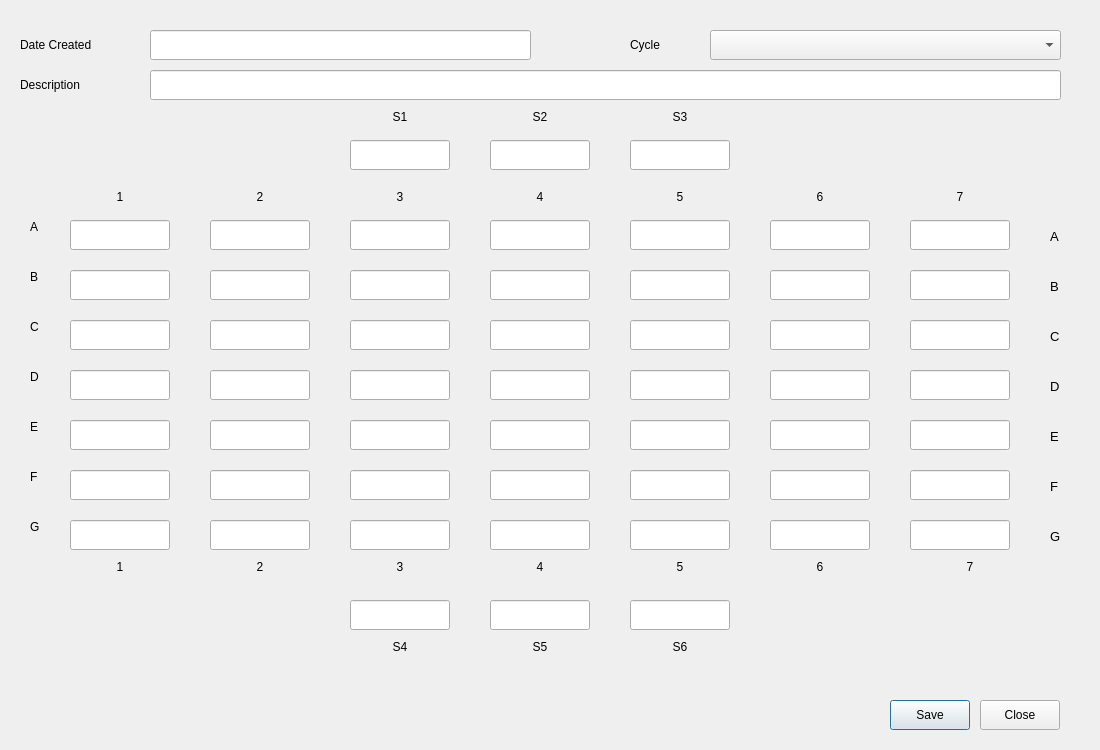
 <widget class="QDialog" name="dialogPlanchet">
  <property name="geometry">
   <rect>
    <x>0</x>
    <y>0</y>
    <width>1100</width>
    <height>750</height>
   </rect>
  </property>
  <property name="windowTitle">
   <string>New Planchet</string>
  </property>
  <property name="windowIcon">
   <iconset resource="main.qrc">
    <normaloff>:/main/iconGTRun.svg</normaloff>
    <disabledoff>:/main/iconGTRun.svg</disabledoff>
    <selectedoff>:/main/iconGTRun.svg</selectedoff>:/main/iconGTRun.svg</iconset>
  </property>
  <property name="styleSheet">
   <string notr="true">font: 10pt &quot;Segoe UI&quot;;</string>
  </property>
  <property name="modal">
   <bool>true</bool>
  </property>
  <widget class="QLineEdit" name="lineS1">
   <property name="geometry">
    <rect>
     <x>350</x>
     <y>140</y>
     <width>100</width>
     <height>30</height>
    </rect>
   </property>
   <property name="text">
    <string/>
   </property>
  </widget>
  <widget class="QLineEdit" name="lineS2">
   <property name="geometry">
    <rect>
     <x>490</x>
     <y>140</y>
     <width>100</width>
     <height>30</height>
    </rect>
   </property>
   <property name="text">
    <string/>
   </property>
  </widget>
  <widget class="QLineEdit" name="lineS3">
   <property name="geometry">
    <rect>
     <x>630</x>
     <y>140</y>
     <width>100</width>
     <height>30</height>
    </rect>
   </property>
   <property name="text">
    <string/>
   </property>
  </widget>
  <widget class="QLineEdit" name="lineA3">
   <property name="geometry">
    <rect>
     <x>350</x>
     <y>220</y>
     <width>100</width>
     <height>30</height>
    </rect>
   </property>
   <property name="text">
    <string/>
   </property>
  </widget>
  <widget class="QLineEdit" name="lineA4">
   <property name="geometry">
    <rect>
     <x>490</x>
     <y>220</y>
     <width>100</width>
     <height>30</height>
    </rect>
   </property>
   <property name="text">
    <string/>
   </property>
  </widget>
  <widget class="QLineEdit" name="lineA2">
   <property name="geometry">
    <rect>
     <x>210</x>
     <y>220</y>
     <width>100</width>
     <height>30</height>
    </rect>
   </property>
   <property name="text">
    <string/>
   </property>
  </widget>
  <widget class="QLineEdit" name="lineA6">
   <property name="geometry">
    <rect>
     <x>770</x>
     <y>220</y>
     <width>100</width>
     <height>30</height>
    </rect>
   </property>
   <property name="text">
    <string/>
   </property>
  </widget>
  <widget class="QLineEdit" name="lineA7">
   <property name="geometry">
    <rect>
     <x>910</x>
     <y>220</y>
     <width>100</width>
     <height>30</height>
    </rect>
   </property>
   <property name="text">
    <string/>
   </property>
  </widget>
  <widget class="QLineEdit" name="lineA5">
   <property name="geometry">
    <rect>
     <x>630</x>
     <y>220</y>
     <width>100</width>
     <height>30</height>
    </rect>
   </property>
   <property name="text">
    <string/>
   </property>
  </widget>
  <widget class="QLineEdit" name="lineA1">
   <property name="geometry">
    <rect>
     <x>70</x>
     <y>220</y>
     <width>100</width>
     <height>30</height>
    </rect>
   </property>
   <property name="text">
    <string/>
   </property>
  </widget>
  <widget class="QLineEdit" name="lineB6">
   <property name="geometry">
    <rect>
     <x>770</x>
     <y>270</y>
     <width>100</width>
     <height>30</height>
    </rect>
   </property>
   <property name="text">
    <string/>
   </property>
  </widget>
  <widget class="QLineEdit" name="lineB2">
   <property name="geometry">
    <rect>
     <x>210</x>
     <y>270</y>
     <width>100</width>
     <height>30</height>
    </rect>
   </property>
   <property name="text">
    <string/>
   </property>
  </widget>
  <widget class="QLineEdit" name="lineB5">
   <property name="geometry">
    <rect>
     <x>630</x>
     <y>270</y>
     <width>100</width>
     <height>30</height>
    </rect>
   </property>
   <property name="text">
    <string/>
   </property>
  </widget>
  <widget class="QLineEdit" name="lineB3">
   <property name="geometry">
    <rect>
     <x>350</x>
     <y>270</y>
     <width>100</width>
     <height>30</height>
    </rect>
   </property>
   <property name="text">
    <string/>
   </property>
  </widget>
  <widget class="QLineEdit" name="lineB7">
   <property name="geometry">
    <rect>
     <x>910</x>
     <y>270</y>
     <width>100</width>
     <height>30</height>
    </rect>
   </property>
   <property name="text">
    <string/>
   </property>
  </widget>
  <widget class="QLineEdit" name="lineB1">
   <property name="geometry">
    <rect>
     <x>70</x>
     <y>270</y>
     <width>100</width>
     <height>30</height>
    </rect>
   </property>
   <property name="text">
    <string/>
   </property>
  </widget>
  <widget class="QLineEdit" name="lineB4">
   <property name="geometry">
    <rect>
     <x>490</x>
     <y>270</y>
     <width>100</width>
     <height>30</height>
    </rect>
   </property>
   <property name="text">
    <string/>
   </property>
  </widget>
  <widget class="QLineEdit" name="lineC6">
   <property name="geometry">
    <rect>
     <x>770</x>
     <y>320</y>
     <width>100</width>
     <height>30</height>
    </rect>
   </property>
   <property name="text">
    <string/>
   </property>
  </widget>
  <widget class="QLineEdit" name="lineC2">
   <property name="geometry">
    <rect>
     <x>210</x>
     <y>320</y>
     <width>100</width>
     <height>30</height>
    </rect>
   </property>
   <property name="text">
    <string/>
   </property>
  </widget>
  <widget class="QLineEdit" name="lineC5">
   <property name="geometry">
    <rect>
     <x>630</x>
     <y>320</y>
     <width>100</width>
     <height>30</height>
    </rect>
   </property>
   <property name="text">
    <string/>
   </property>
  </widget>
  <widget class="QLineEdit" name="lineC3">
   <property name="geometry">
    <rect>
     <x>350</x>
     <y>320</y>
     <width>100</width>
     <height>30</height>
    </rect>
   </property>
   <property name="text">
    <string/>
   </property>
  </widget>
  <widget class="QLineEdit" name="lineC7">
   <property name="geometry">
    <rect>
     <x>910</x>
     <y>320</y>
     <width>100</width>
     <height>30</height>
    </rect>
   </property>
   <property name="text">
    <string/>
   </property>
  </widget>
  <widget class="QLineEdit" name="lineC1">
   <property name="geometry">
    <rect>
     <x>70</x>
     <y>320</y>
     <width>100</width>
     <height>30</height>
    </rect>
   </property>
   <property name="text">
    <string/>
   </property>
  </widget>
  <widget class="QLineEdit" name="lineC4">
   <property name="geometry">
    <rect>
     <x>490</x>
     <y>320</y>
     <width>100</width>
     <height>30</height>
    </rect>
   </property>
   <property name="text">
    <string/>
   </property>
  </widget>
  <widget class="QLineEdit" name="lineD6">
   <property name="geometry">
    <rect>
     <x>770</x>
     <y>370</y>
     <width>100</width>
     <height>30</height>
    </rect>
   </property>
   <property name="text">
    <string/>
   </property>
  </widget>
  <widget class="QLineEdit" name="lineD2">
   <property name="geometry">
    <rect>
     <x>210</x>
     <y>370</y>
     <width>100</width>
     <height>30</height>
    </rect>
   </property>
   <property name="text">
    <string/>
   </property>
  </widget>
  <widget class="QLineEdit" name="lineD5">
   <property name="geometry">
    <rect>
     <x>630</x>
     <y>370</y>
     <width>100</width>
     <height>30</height>
    </rect>
   </property>
   <property name="text">
    <string/>
   </property>
  </widget>
  <widget class="QLineEdit" name="lineD3">
   <property name="geometry">
    <rect>
     <x>350</x>
     <y>370</y>
     <width>100</width>
     <height>30</height>
    </rect>
   </property>
   <property name="text">
    <string/>
   </property>
  </widget>
  <widget class="QLineEdit" name="lineD7">
   <property name="geometry">
    <rect>
     <x>910</x>
     <y>370</y>
     <width>100</width>
     <height>30</height>
    </rect>
   </property>
   <property name="text">
    <string/>
   </property>
  </widget>
  <widget class="QLineEdit" name="lineD1">
   <property name="geometry">
    <rect>
     <x>70</x>
     <y>370</y>
     <width>100</width>
     <height>30</height>
    </rect>
   </property>
   <property name="text">
    <string/>
   </property>
  </widget>
  <widget class="QLineEdit" name="lineD4">
   <property name="geometry">
    <rect>
     <x>490</x>
     <y>370</y>
     <width>100</width>
     <height>30</height>
    </rect>
   </property>
   <property name="text">
    <string/>
   </property>
  </widget>
  <widget class="QLineEdit" name="lineE6">
   <property name="geometry">
    <rect>
     <x>770</x>
     <y>420</y>
     <width>100</width>
     <height>30</height>
    </rect>
   </property>
   <property name="text">
    <string/>
   </property>
  </widget>
  <widget class="QLineEdit" name="lineE2">
   <property name="geometry">
    <rect>
     <x>210</x>
     <y>420</y>
     <width>100</width>
     <height>30</height>
    </rect>
   </property>
   <property name="text">
    <string/>
   </property>
  </widget>
  <widget class="QLineEdit" name="lineE5">
   <property name="geometry">
    <rect>
     <x>630</x>
     <y>420</y>
     <width>100</width>
     <height>30</height>
    </rect>
   </property>
   <property name="text">
    <string/>
   </property>
  </widget>
  <widget class="QLineEdit" name="lineE3">
   <property name="geometry">
    <rect>
     <x>350</x>
     <y>420</y>
     <width>100</width>
     <height>30</height>
    </rect>
   </property>
   <property name="text">
    <string/>
   </property>
  </widget>
  <widget class="QLineEdit" name="lineE7">
   <property name="geometry">
    <rect>
     <x>910</x>
     <y>420</y>
     <width>100</width>
     <height>30</height>
    </rect>
   </property>
   <property name="text">
    <string/>
   </property>
  </widget>
  <widget class="QLineEdit" name="lineE1">
   <property name="geometry">
    <rect>
     <x>70</x>
     <y>420</y>
     <width>100</width>
     <height>30</height>
    </rect>
   </property>
   <property name="text">
    <string/>
   </property>
  </widget>
  <widget class="QLineEdit" name="lineE4">
   <property name="geometry">
    <rect>
     <x>490</x>
     <y>420</y>
     <width>100</width>
     <height>30</height>
    </rect>
   </property>
   <property name="text">
    <string/>
   </property>
  </widget>
  <widget class="QLineEdit" name="lineF6">
   <property name="geometry">
    <rect>
     <x>770</x>
     <y>470</y>
     <width>100</width>
     <height>30</height>
    </rect>
   </property>
   <property name="text">
    <string/>
   </property>
  </widget>
  <widget class="QLineEdit" name="lineF2">
   <property name="geometry">
    <rect>
     <x>210</x>
     <y>470</y>
     <width>100</width>
     <height>30</height>
    </rect>
   </property>
   <property name="text">
    <string/>
   </property>
  </widget>
  <widget class="QLineEdit" name="lineF5">
   <property name="geometry">
    <rect>
     <x>630</x>
     <y>470</y>
     <width>100</width>
     <height>30</height>
    </rect>
   </property>
   <property name="text">
    <string/>
   </property>
  </widget>
  <widget class="QLineEdit" name="lineF3">
   <property name="geometry">
    <rect>
     <x>350</x>
     <y>470</y>
     <width>100</width>
     <height>30</height>
    </rect>
   </property>
   <property name="text">
    <string/>
   </property>
  </widget>
  <widget class="QLineEdit" name="lineF7">
   <property name="geometry">
    <rect>
     <x>910</x>
     <y>470</y>
     <width>100</width>
     <height>30</height>
    </rect>
   </property>
   <property name="text">
    <string/>
   </property>
  </widget>
  <widget class="QLineEdit" name="lineF1">
   <property name="geometry">
    <rect>
     <x>70</x>
     <y>470</y>
     <width>100</width>
     <height>30</height>
    </rect>
   </property>
   <property name="text">
    <string/>
   </property>
  </widget>
  <widget class="QLineEdit" name="lineF4">
   <property name="geometry">
    <rect>
     <x>490</x>
     <y>470</y>
     <width>100</width>
     <height>30</height>
    </rect>
   </property>
   <property name="text">
    <string/>
   </property>
  </widget>
  <widget class="QLineEdit" name="lineG6">
   <property name="geometry">
    <rect>
     <x>770</x>
     <y>520</y>
     <width>100</width>
     <height>30</height>
    </rect>
   </property>
   <property name="text">
    <string/>
   </property>
  </widget>
  <widget class="QLineEdit" name="lineG2">
   <property name="geometry">
    <rect>
     <x>210</x>
     <y>520</y>
     <width>100</width>
     <height>30</height>
    </rect>
   </property>
   <property name="text">
    <string/>
   </property>
  </widget>
  <widget class="QLineEdit" name="lineG5">
   <property name="geometry">
    <rect>
     <x>630</x>
     <y>520</y>
     <width>100</width>
     <height>30</height>
    </rect>
   </property>
   <property name="text">
    <string/>
   </property>
  </widget>
  <widget class="QLineEdit" name="lineG3">
   <property name="geometry">
    <rect>
     <x>350</x>
     <y>520</y>
     <width>100</width>
     <height>30</height>
    </rect>
   </property>
   <property name="text">
    <string/>
   </property>
  </widget>
  <widget class="QLineEdit" name="lineG7">
   <property name="geometry">
    <rect>
     <x>910</x>
     <y>520</y>
     <width>100</width>
     <height>30</height>
    </rect>
   </property>
   <property name="text">
    <string/>
   </property>
  </widget>
  <widget class="QLineEdit" name="lineG1">
   <property name="geometry">
    <rect>
     <x>70</x>
     <y>520</y>
     <width>100</width>
     <height>30</height>
    </rect>
   </property>
   <property name="text">
    <string/>
   </property>
  </widget>
  <widget class="QLineEdit" name="lineG4">
   <property name="geometry">
    <rect>
     <x>490</x>
     <y>520</y>
     <width>100</width>
     <height>30</height>
    </rect>
   </property>
   <property name="text">
    <string/>
   </property>
  </widget>
  <widget class="QLineEdit" name="lineS5">
   <property name="geometry">
    <rect>
     <x>490</x>
     <y>600</y>
     <width>100</width>
     <height>30</height>
    </rect>
   </property>
   <property name="text">
    <string/>
   </property>
  </widget>
  <widget class="QLineEdit" name="lineS6">
   <property name="geometry">
    <rect>
     <x>630</x>
     <y>600</y>
     <width>100</width>
     <height>30</height>
    </rect>
   </property>
   <property name="text">
    <string/>
   </property>
  </widget>
  <widget class="QLineEdit" name="lineS4">
   <property name="geometry">
    <rect>
     <x>350</x>
     <y>600</y>
     <width>100</width>
     <height>30</height>
    </rect>
   </property>
   <property name="text">
    <string/>
   </property>
  </widget>
  <widget class="QLineEdit" name="lineDescription">
   <property name="geometry">
    <rect>
     <x>150</x>
     <y>70</y>
     <width>911</width>
     <height>30</height>
    </rect>
   </property>
  </widget>
  <widget class="QLabel" name="label_9">
   <property name="geometry">
    <rect>
     <x>20</x>
     <y>70</y>
     <width>121</width>
     <height>30</height>
    </rect>
   </property>
   <property name="text">
    <string>Description</string>
   </property>
   <property name="scaledContents">
    <bool>true</bool>
   </property>
  </widget>
  <widget class="QLabel" name="label_10">
   <property name="geometry">
    <rect>
     <x>20</x>
     <y>30</y>
     <width>121</width>
     <height>30</height>
    </rect>
   </property>
   <property name="text">
    <string>Date Created</string>
   </property>
   <property name="scaledContents">
    <bool>true</bool>
   </property>
  </widget>
  <widget class="QLineEdit" name="lineDate">
   <property name="enabled">
    <bool>true</bool>
   </property>
   <property name="geometry">
    <rect>
     <x>150</x>
     <y>30</y>
     <width>381</width>
     <height>30</height>
    </rect>
   </property>
   <property name="styleSheet">
    <string notr="true"/>
   </property>
   <property name="readOnly">
    <bool>true</bool>
   </property>
  </widget>
  <widget class="QLabel" name="label">
   <property name="geometry">
    <rect>
     <x>390</x>
     <y>110</y>
     <width>20</width>
     <height>13</height>
    </rect>
   </property>
   <property name="text">
    <string>S1</string>
   </property>
   <property name="scaledContents">
    <bool>true</bool>
   </property>
   <property name="alignment">
    <set>Qt::AlignCenter</set>
   </property>
  </widget>
  <widget class="QLabel" name="label_2">
   <property name="geometry">
    <rect>
     <x>530</x>
     <y>110</y>
     <width>20</width>
     <height>13</height>
    </rect>
   </property>
   <property name="text">
    <string>S2</string>
   </property>
   <property name="scaledContents">
    <bool>true</bool>
   </property>
   <property name="alignment">
    <set>Qt::AlignCenter</set>
   </property>
  </widget>
  <widget class="QLabel" name="label_3">
   <property name="geometry">
    <rect>
     <x>670</x>
     <y>110</y>
     <width>20</width>
     <height>13</height>
    </rect>
   </property>
   <property name="text">
    <string>S3</string>
   </property>
   <property name="scaledContents">
    <bool>true</bool>
   </property>
   <property name="alignment">
    <set>Qt::AlignCenter</set>
   </property>
  </widget>
  <widget class="QLabel" name="label_4">
   <property name="geometry">
    <rect>
     <x>30</x>
     <y>220</y>
     <width>20</width>
     <height>13</height>
    </rect>
   </property>
   <property name="text">
    <string>A</string>
   </property>
   <property name="scaledContents">
    <bool>true</bool>
   </property>
  </widget>
  <widget class="QLabel" name="label_5">
   <property name="geometry">
    <rect>
     <x>30</x>
     <y>270</y>
     <width>20</width>
     <height>13</height>
    </rect>
   </property>
   <property name="text">
    <string>B</string>
   </property>
   <property name="scaledContents">
    <bool>true</bool>
   </property>
  </widget>
  <widget class="QLabel" name="label_6">
   <property name="geometry">
    <rect>
     <x>30</x>
     <y>320</y>
     <width>20</width>
     <height>13</height>
    </rect>
   </property>
   <property name="text">
    <string>C</string>
   </property>
   <property name="scaledContents">
    <bool>true</bool>
   </property>
  </widget>
  <widget class="QLabel" name="label_7">
   <property name="geometry">
    <rect>
     <x>30</x>
     <y>370</y>
     <width>20</width>
     <height>13</height>
    </rect>
   </property>
   <property name="text">
    <string>D</string>
   </property>
   <property name="scaledContents">
    <bool>true</bool>
   </property>
  </widget>
  <widget class="QLabel" name="label_8">
   <property name="geometry">
    <rect>
     <x>30</x>
     <y>420</y>
     <width>20</width>
     <height>13</height>
    </rect>
   </property>
   <property name="text">
    <string>E</string>
   </property>
   <property name="scaledContents">
    <bool>true</bool>
   </property>
  </widget>
  <widget class="QLabel" name="label_11">
   <property name="geometry">
    <rect>
     <x>30</x>
     <y>470</y>
     <width>20</width>
     <height>13</height>
    </rect>
   </property>
   <property name="text">
    <string>F</string>
   </property>
   <property name="scaledContents">
    <bool>true</bool>
   </property>
  </widget>
  <widget class="QLabel" name="label_12">
   <property name="geometry">
    <rect>
     <x>30</x>
     <y>520</y>
     <width>20</width>
     <height>13</height>
    </rect>
   </property>
   <property name="text">
    <string>G</string>
   </property>
   <property name="scaledContents">
    <bool>true</bool>
   </property>
  </widget>
  <widget class="QLabel" name="label_13">
   <property name="geometry">
    <rect>
     <x>110</x>
     <y>190</y>
     <width>20</width>
     <height>13</height>
    </rect>
   </property>
   <property name="text">
    <string>1</string>
   </property>
   <property name="scaledContents">
    <bool>true</bool>
   </property>
   <property name="alignment">
    <set>Qt::AlignCenter</set>
   </property>
  </widget>
  <widget class="QLabel" name="label_14">
   <property name="geometry">
    <rect>
     <x>250</x>
     <y>190</y>
     <width>20</width>
     <height>13</height>
    </rect>
   </property>
   <property name="text">
    <string>2</string>
   </property>
   <property name="scaledContents">
    <bool>true</bool>
   </property>
   <property name="alignment">
    <set>Qt::AlignCenter</set>
   </property>
  </widget>
  <widget class="QLabel" name="label_15">
   <property name="geometry">
    <rect>
     <x>390</x>
     <y>190</y>
     <width>20</width>
     <height>13</height>
    </rect>
   </property>
   <property name="text">
    <string>3</string>
   </property>
   <property name="scaledContents">
    <bool>true</bool>
   </property>
   <property name="alignment">
    <set>Qt::AlignCenter</set>
   </property>
  </widget>
  <widget class="QLabel" name="label_16">
   <property name="geometry">
    <rect>
     <x>530</x>
     <y>190</y>
     <width>20</width>
     <height>13</height>
    </rect>
   </property>
   <property name="text">
    <string>4</string>
   </property>
   <property name="scaledContents">
    <bool>true</bool>
   </property>
   <property name="alignment">
    <set>Qt::AlignCenter</set>
   </property>
  </widget>
  <widget class="QLabel" name="label_17">
   <property name="geometry">
    <rect>
     <x>670</x>
     <y>190</y>
     <width>20</width>
     <height>13</height>
    </rect>
   </property>
   <property name="text">
    <string>5</string>
   </property>
   <property name="scaledContents">
    <bool>true</bool>
   </property>
   <property name="alignment">
    <set>Qt::AlignCenter</set>
   </property>
  </widget>
  <widget class="QLabel" name="label_18">
   <property name="geometry">
    <rect>
     <x>810</x>
     <y>190</y>
     <width>20</width>
     <height>13</height>
    </rect>
   </property>
   <property name="text">
    <string>6</string>
   </property>
   <property name="scaledContents">
    <bool>true</bool>
   </property>
   <property name="alignment">
    <set>Qt::AlignCenter</set>
   </property>
  </widget>
  <widget class="QLabel" name="label_19">
   <property name="geometry">
    <rect>
     <x>950</x>
     <y>190</y>
     <width>20</width>
     <height>13</height>
    </rect>
   </property>
   <property name="text">
    <string>7</string>
   </property>
   <property name="scaledContents">
    <bool>true</bool>
   </property>
   <property name="alignment">
    <set>Qt::AlignCenter</set>
   </property>
  </widget>
  <widget class="QLabel" name="label_20">
   <property name="geometry">
    <rect>
     <x>1050</x>
     <y>230</y>
     <width>20</width>
     <height>13</height>
    </rect>
   </property>
   <property name="font">
    <font>
     <family>Segoe UI</family>
     <pointsize>10</pointsize>
     <weight>50</weight>
     <italic>false</italic>
     <bold>false</bold>
    </font>
   </property>
   <property name="text">
    <string>A</string>
   </property>
   <property name="scaledContents">
    <bool>true</bool>
   </property>
  </widget>
  <widget class="QLabel" name="label_21">
   <property name="geometry">
    <rect>
     <x>1050</x>
     <y>280</y>
     <width>20</width>
     <height>13</height>
    </rect>
   </property>
   <property name="font">
    <font>
     <family>Segoe UI</family>
     <pointsize>10</pointsize>
     <weight>50</weight>
     <italic>false</italic>
     <bold>false</bold>
    </font>
   </property>
   <property name="text">
    <string>B</string>
   </property>
   <property name="scaledContents">
    <bool>true</bool>
   </property>
  </widget>
  <widget class="QLabel" name="label_22">
   <property name="geometry">
    <rect>
     <x>1050</x>
     <y>330</y>
     <width>20</width>
     <height>13</height>
    </rect>
   </property>
   <property name="font">
    <font>
     <family>Segoe UI</family>
     <pointsize>10</pointsize>
     <weight>50</weight>
     <italic>false</italic>
     <bold>false</bold>
    </font>
   </property>
   <property name="text">
    <string>C</string>
   </property>
   <property name="scaledContents">
    <bool>true</bool>
   </property>
  </widget>
  <widget class="QLabel" name="label_23">
   <property name="geometry">
    <rect>
     <x>1050</x>
     <y>380</y>
     <width>20</width>
     <height>13</height>
    </rect>
   </property>
   <property name="font">
    <font>
     <family>Segoe UI</family>
     <pointsize>10</pointsize>
     <weight>50</weight>
     <italic>false</italic>
     <bold>false</bold>
    </font>
   </property>
   <property name="text">
    <string>D</string>
   </property>
   <property name="scaledContents">
    <bool>true</bool>
   </property>
  </widget>
  <widget class="QLabel" name="label_24">
   <property name="geometry">
    <rect>
     <x>1050</x>
     <y>430</y>
     <width>20</width>
     <height>13</height>
    </rect>
   </property>
   <property name="font">
    <font>
     <family>Segoe UI</family>
     <pointsize>10</pointsize>
     <weight>50</weight>
     <italic>false</italic>
     <bold>false</bold>
    </font>
   </property>
   <property name="text">
    <string>E</string>
   </property>
   <property name="scaledContents">
    <bool>true</bool>
   </property>
  </widget>
  <widget class="QLabel" name="label_25">
   <property name="geometry">
    <rect>
     <x>1050</x>
     <y>480</y>
     <width>20</width>
     <height>13</height>
    </rect>
   </property>
   <property name="font">
    <font>
     <family>Segoe UI</family>
     <pointsize>10</pointsize>
     <weight>50</weight>
     <italic>false</italic>
     <bold>false</bold>
    </font>
   </property>
   <property name="text">
    <string>F</string>
   </property>
   <property name="scaledContents">
    <bool>true</bool>
   </property>
  </widget>
  <widget class="QLabel" name="label_26">
   <property name="geometry">
    <rect>
     <x>1050</x>
     <y>530</y>
     <width>20</width>
     <height>13</height>
    </rect>
   </property>
   <property name="font">
    <font>
     <family>Segoe UI</family>
     <pointsize>10</pointsize>
     <weight>50</weight>
     <italic>false</italic>
     <bold>false</bold>
    </font>
   </property>
   <property name="text">
    <string>G</string>
   </property>
   <property name="scaledContents">
    <bool>true</bool>
   </property>
  </widget>
  <widget class="QLabel" name="label_27">
   <property name="geometry">
    <rect>
     <x>110</x>
     <y>560</y>
     <width>20</width>
     <height>13</height>
    </rect>
   </property>
   <property name="text">
    <string>1</string>
   </property>
   <property name="alignment">
    <set>Qt::AlignCenter</set>
   </property>
  </widget>
  <widget class="QLabel" name="label_28">
   <property name="geometry">
    <rect>
     <x>250</x>
     <y>560</y>
     <width>20</width>
     <height>13</height>
    </rect>
   </property>
   <property name="text">
    <string>2</string>
   </property>
   <property name="scaledContents">
    <bool>true</bool>
   </property>
   <property name="alignment">
    <set>Qt::AlignCenter</set>
   </property>
  </widget>
  <widget class="QLabel" name="label_29">
   <property name="geometry">
    <rect>
     <x>390</x>
     <y>560</y>
     <width>20</width>
     <height>13</height>
    </rect>
   </property>
   <property name="text">
    <string>3</string>
   </property>
   <property name="scaledContents">
    <bool>true</bool>
   </property>
   <property name="alignment">
    <set>Qt::AlignCenter</set>
   </property>
  </widget>
  <widget class="QLabel" name="label_30">
   <property name="geometry">
    <rect>
     <x>530</x>
     <y>560</y>
     <width>20</width>
     <height>13</height>
    </rect>
   </property>
   <property name="text">
    <string>4</string>
   </property>
   <property name="scaledContents">
    <bool>true</bool>
   </property>
   <property name="alignment">
    <set>Qt::AlignCenter</set>
   </property>
  </widget>
  <widget class="QLabel" name="label_31">
   <property name="geometry">
    <rect>
     <x>670</x>
     <y>560</y>
     <width>20</width>
     <height>13</height>
    </rect>
   </property>
   <property name="text">
    <string>5</string>
   </property>
   <property name="scaledContents">
    <bool>true</bool>
   </property>
   <property name="alignment">
    <set>Qt::AlignCenter</set>
   </property>
  </widget>
  <widget class="QLabel" name="label_32">
   <property name="geometry">
    <rect>
     <x>810</x>
     <y>560</y>
     <width>20</width>
     <height>13</height>
    </rect>
   </property>
   <property name="text">
    <string>6</string>
   </property>
   <property name="scaledContents">
    <bool>true</bool>
   </property>
   <property name="alignment">
    <set>Qt::AlignCenter</set>
   </property>
  </widget>
  <widget class="QLabel" name="label_33">
   <property name="geometry">
    <rect>
     <x>960</x>
     <y>560</y>
     <width>20</width>
     <height>13</height>
    </rect>
   </property>
   <property name="text">
    <string>7</string>
   </property>
   <property name="scaledContents">
    <bool>true</bool>
   </property>
   <property name="alignment">
    <set>Qt::AlignCenter</set>
   </property>
  </widget>
  <widget class="QLabel" name="label_34">
   <property name="geometry">
    <rect>
     <x>390</x>
     <y>640</y>
     <width>20</width>
     <height>13</height>
    </rect>
   </property>
   <property name="text">
    <string>S4</string>
   </property>
   <property name="scaledContents">
    <bool>true</bool>
   </property>
   <property name="alignment">
    <set>Qt::AlignCenter</set>
   </property>
  </widget>
  <widget class="QLabel" name="label_35">
   <property name="geometry">
    <rect>
     <x>530</x>
     <y>640</y>
     <width>20</width>
     <height>13</height>
    </rect>
   </property>
   <property name="text">
    <string>S5</string>
   </property>
   <property name="scaledContents">
    <bool>true</bool>
   </property>
   <property name="alignment">
    <set>Qt::AlignCenter</set>
   </property>
  </widget>
  <widget class="QLabel" name="label_36">
   <property name="geometry">
    <rect>
     <x>670</x>
     <y>640</y>
     <width>20</width>
     <height>13</height>
    </rect>
   </property>
   <property name="text">
    <string>S6</string>
   </property>
   <property name="scaledContents">
    <bool>true</bool>
   </property>
   <property name="alignment">
    <set>Qt::AlignCenter</set>
   </property>
  </widget>
  <widget class="QPushButton" name="btnClose">
   <property name="geometry">
    <rect>
     <x>980</x>
     <y>700</y>
     <width>80</width>
     <height>30</height>
    </rect>
   </property>
   <property name="text">
    <string>Close</string>
   </property>
   <property name="autoDefault">
    <bool>false</bool>
   </property>
   <property name="default">
    <bool>false</bool>
   </property>
  </widget>
  <widget class="QPushButton" name="btnSave">
   <property name="enabled">
    <bool>true</bool>
   </property>
   <property name="geometry">
    <rect>
     <x>890</x>
     <y>700</y>
     <width>80</width>
     <height>30</height>
    </rect>
   </property>
   <property name="text">
    <string>Save</string>
   </property>
   <property name="default">
    <bool>true</bool>
   </property>
  </widget>
  <widget class="QLabel" name="labelError">
   <property name="geometry">
    <rect>
     <x>40</x>
     <y>660</y>
     <width>781</width>
     <height>61</height>
    </rect>
   </property>
   <property name="font">
    <font>
     <family>Segoe UI</family>
     <pointsize>10</pointsize>
     <weight>50</weight>
     <italic>false</italic>
     <bold>false</bold>
    </font>
   </property>
   <property name="styleSheet">
    <string notr="true">color: rgb(255, 0, 0);</string>
   </property>
   <property name="text">
    <string/>
   </property>
   <property name="scaledContents">
    <bool>true</bool>
   </property>
   <property name="alignment">
    <set>Qt::AlignLeading|Qt::AlignLeft|Qt::AlignTop</set>
   </property>
   <property name="wordWrap">
    <bool>true</bool>
   </property>
  </widget>
  <widget class="QComboBox" name="comboTask1">
   <property name="geometry">
    <rect>
     <x>710</x>
     <y>30</y>
     <width>351</width>
     <height>30</height>
    </rect>
   </property>
   <property name="editable">
    <bool>false</bool>
   </property>
   <property name="currentIndex">
    <number>-1</number>
   </property>
   <property name="insertPolicy">
    <enum>QComboBox::InsertAtTop</enum>
   </property>
   <property name="minimumContentsLength">
    <number>0</number>
   </property>
  </widget>
  <widget class="QLabel" name="label_37">
   <property name="geometry">
    <rect>
     <x>630</x>
     <y>30</y>
     <width>81</width>
     <height>30</height>
    </rect>
   </property>
   <property name="text">
    <string>Cycle</string>
   </property>
   <property name="scaledContents">
    <bool>true</bool>
   </property>
  </widget>
 </widget>
